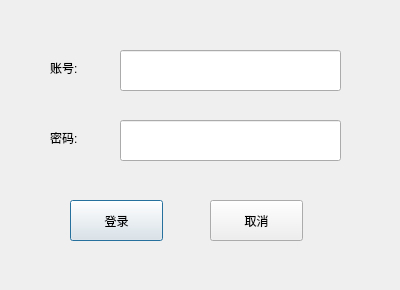
<?xml version="1.0" encoding="UTF-8"?>
<ui version="4.0">
 <class>loginDialog</class>
 <widget class="QDialog" name="loginDialog">
  <property name="geometry">
   <rect>
    <x>0</x>
    <y>0</y>
    <width>400</width>
    <height>290</height>
   </rect>
  </property>
  <property name="windowTitle">
   <string>登录</string>
  </property>
  <widget class="QLabel" name="label">
   <property name="geometry">
    <rect>
     <x>50</x>
     <y>60</y>
     <width>41</width>
     <height>16</height>
    </rect>
   </property>
   <property name="text">
    <string>账号:</string>
   </property>
  </widget>
  <widget class="QLineEdit" name="accEd">
   <property name="geometry">
    <rect>
     <x>120</x>
     <y>50</y>
     <width>221</width>
     <height>41</height>
    </rect>
   </property>
  </widget>
  <widget class="QLineEdit" name="pwEd">
   <property name="geometry">
    <rect>
     <x>120</x>
     <y>120</y>
     <width>221</width>
     <height>41</height>
    </rect>
   </property>
   <property name="echoMode">
    <enum>QLineEdit::Password</enum>
   </property>
  </widget>
  <widget class="QLabel" name="label_2">
   <property name="geometry">
    <rect>
     <x>50</x>
     <y>130</y>
     <width>41</width>
     <height>16</height>
    </rect>
   </property>
   <property name="text">
    <string>密码:</string>
   </property>
  </widget>
  <widget class="QPushButton" name="okBtn">
   <property name="geometry">
    <rect>
     <x>70</x>
     <y>200</y>
     <width>93</width>
     <height>41</height>
    </rect>
   </property>
   <property name="text">
    <string>登录</string>
   </property>
  </widget>
  <widget class="QPushButton" name="cancelBtn">
   <property name="geometry">
    <rect>
     <x>210</x>
     <y>200</y>
     <width>93</width>
     <height>41</height>
    </rect>
   </property>
   <property name="text">
    <string>取消</string>
   </property>
  </widget>
 </widget>
 <resources/>
 <connections/>
</ui>
